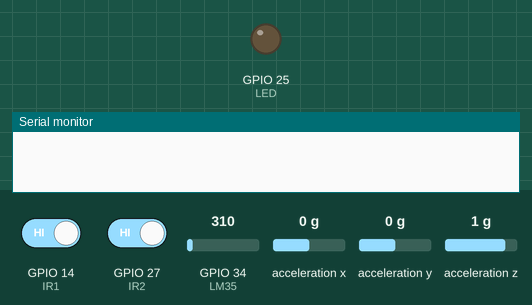
This sketch was run on a simulated ESP32. On the bench: output pins drawn as LEDs (lit = HIGH), the last lines printed to the serial monitor. Wiring (inferred from the names in the program): MPU-6050 motion sensor at I2C address 0x68. Inputs (shaded band) come from the test bench; at power-on: GPIO 14 (IR1) HIGH, GPIO 27 (IR2) HIGH, GPIO 34 (LM35) = 310, acceleration x 0 g, acceleration y 0 g, acceleration z 1 g. WiFi joins after 1.5 s; servers stay silent unless stated.

Above: at 0.0 s.
At 4.1 s:
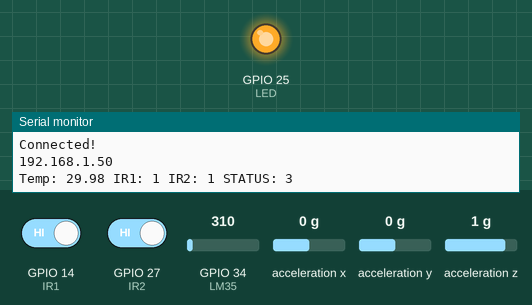
Timing chart, 0 to 5.6 s (numbered marks = the images above):
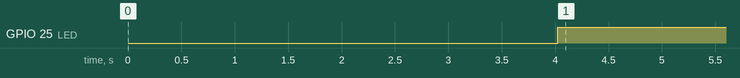

The sketch:

Program.ino
```cpp
#include <WiFi.h>
#include <Wire.h>
#include <WebServer.h>
#include <math.h>

// Function declarations
void handleRoot();
void handleData();
int readIRStable(int pin);

// WiFi
const char* ssid = "One Plus";
const char* password = "12345678";

WebServer server(80);

// MPU
int16_t AcX, AcY, AcZ;

// IR pins
#define IR1 14
#define IR2 27

// LM35
#define LM35 34

// LED
#define LED 25

float temperature = 0;

int status = 0;
String tilt = "Stable";
String arrow = "⬤";

void setup() {
  Serial.begin(115200);
  delay(2000);

  pinMode(IR1, INPUT);
  pinMode(IR2, INPUT);
  pinMode(LED, OUTPUT);

  Wire.begin(21, 22);
  delay(500);

  // Wake MPU6050
  Wire.beginTransmission(0x68);
  Wire.write(0x6B);
  Wire.write(0);
  Wire.endTransmission(true);

  WiFi.begin(ssid, password);
  while (WiFi.status() != WL_CONNECTED) delay(500);

  Serial.println("Connected!");
  Serial.println(WiFi.localIP());

  server.on("/", handleRoot);
  server.on("/data", handleData);

  server.begin();
}

void loop() {
  server.handleClient();

  // MPU read
  Wire.beginTransmission(0x68);
  Wire.write(0x3B);
  Wire.endTransmission(false);
  Wire.requestFrom(0x68, 6, true);

  AcX = Wire.read() << 8 | Wire.read();
  AcY = Wire.read() << 8 | Wire.read();
  AcZ = Wire.read() << 8 | Wire.read();

  // IR read (stable)
  int ir1 = readIRStable(IR1);
  int ir2 = readIRStable(IR2);

  // LM35 read
  int value = analogRead(LM35);
  float voltage = value * (3.3 / 4095.0);
  temperature = voltage * 120.0;

  float total = sqrt(AcX*AcX + AcY*AcY + AcZ*AcZ);

  // STATUS LOGIC
  if (ir1 == LOW && ir2 == LOW) {
    if (total < 14000) status = 4; // FALL
    else if (abs(AcX) > 8000 || abs(AcY) > 8000) status = 2; // MOVING
    else status = 1; // ON BED
  }
  else if (ir1 == HIGH && ir2 == HIGH) {
    status = 3; // LEFT BED
  }
  else {
    status = 2; // PARTIAL MOVEMENT
  }

  // TILT
  if (AcX > 6000) { tilt = "Tilt Right"; arrow = "➡️"; }
  else if (AcX < -6000) { tilt = "Tilt Left"; arrow = "⬅️"; }
  else if (AcY > 6000) { tilt = "Tilt Forward"; arrow = "⬆️"; }
  else if (AcY < -6000) { tilt = "Tilt Backward"; arrow = "⬇️"; }
  else { tilt = "Stable"; arrow = "⬤"; }

  // 🔴 FINAL LED LOGIC
  if (status == 4 || status == 3 || temperature > 38) {
    digitalWrite(LED, HIGH);
  }
  else {
    digitalWrite(LED, LOW);
  }

  // Debug
  Serial.print("Temp: "); Serial.print(temperature);
  Serial.print(" IR1: "); Serial.print(ir1);
  Serial.print(" IR2: "); Serial.print(ir2);
  Serial.print(" STATUS: "); Serial.println(status);

  delay(200);
}

// Stable IR
int readIRStable(int pin) {
  int count = 0;
  for (int i = 0; i < 5; i++) {
    if (digitalRead(pin) == LOW) count++;
    delay(2);
  }
  return (count >= 3) ? LOW : HIGH;
}

// 🌐 Dashboard
void handleRoot() {

  String html = R"rawliteral(
<!DOCTYPE html>
<html>
<head>
<meta charset="UTF-8">
<meta name="viewport" content="width=device-width">
<script src="https://cdn.jsdelivr.net/npm/chart.js"></script>

<style>
body{text-align:center;font-family:Arial;background:#f4f6f9;}
.box{padding:15px;color:white;font-size:22px;border-radius:10px;margin:10px;}
canvas{max-width:90%;height:200px;}
</style>
</head>

<body>

<h2>Smart Hospital Dashboard</h2>

<div id="statusBox" class="box">Loading...</div>

<h3>Patient Tilt</h3>
<h1 id="arrow">⬤</h1>
<p id="tilt">Stable</p>

<h3>Temperature</h3>
<p id="temp">-- °C</p>

<canvas id="chart" width="250" height="120"></canvas>

<script>
let x=[], y=[], z=[];

const ctx = document.getElementById('chart');
const chart = new Chart(ctx, {
  type: 'line',
  data: {
    labels: [],
    datasets: [
      {label:'X', data:x, borderColor:'red'},
      {label:'Y', data:y, borderColor:'green'},
      {label:'Z', data:z, borderColor:'blue'}
    ]
  }
});

function updateUI(d){

  let text="", color="";

  if(d.status==1){ text="Patient ON Bed"; color="green"; }
  else if(d.status==2){ text="Patient Moving"; color="orange"; }
  else if(d.status==3){ text="Patient LEFT Bed"; color="red"; }
  else{ text="FALL DETECTED"; color="red"; }

  document.getElementById("statusBox").innerHTML = text;
  document.getElementById("statusBox").style.background = color;

  document.getElementById("tilt").innerHTML = d.tilt;
  document.getElementById("arrow").innerHTML = d.arrow;

  document.getElementById("temp").innerHTML = d.temp + " °C";
}

function updateData(){
  fetch('/data')
  .then(res=>res.json())
  .then(d=>{

    updateUI(d);

    if(x.length>20){
      x.shift(); y.shift(); z.shift();
      chart.data.labels.shift();
    }

    x.push(d.x);
    y.push(d.y);
    z.push(d.z);

    chart.data.labels.push('');
    chart.update();

    // Voice alerts
    if(d.status==4){
      speechSynthesis.speak(
        new SpeechSynthesisUtterance("Fall detected")
      );
    }

    if(d.temp > 38){
      speechSynthesis.speak(
        new SpeechSynthesisUtterance("High temperature detected")
      );
    }
  });
}

setInterval(updateData,1000);
</script>

</body>
</html>
)rawliteral";

  server.send(200,"text/html",html);
}

// 📡 API
void handleData() {
  String json = "{";
  json += "\"x\":" + String(AcX) + ",";
  json += "\"y\":" + String(AcY) + ",";
  json += "\"z\":" + String(AcZ) + ",";
  json += "\"status\":" + String(status) + ",";
  json += "\"tilt\":\"" + tilt + "\",";
  json += "\"arrow\":\"" + arrow + "\",";
  json += "\"temp\":" + String(temperature);
  json += "}";

  server.send(200,"application/json",json);
}
```

Measured:
- by itself, GPIO 25 (LED): LOW → HIGH at 4.0 s
